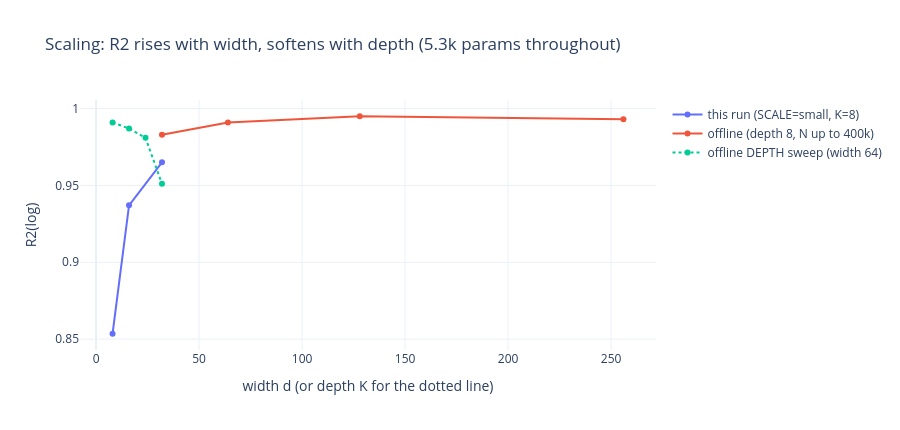

This figure's notebook cell:
### Markdown cell above
## 6. Scaling — the punchline

Run a small **width** sweep here live (params stay constant!), and compare to the
full-scale numbers we measured offline. The story: **R² *rises* with width** (the
mean-field concentration of `00_the_contest` §5 makes the moment description more
sufficient) and **softens with depth** (correlations compound). The model stays a
~5k-parameter *learned moment-propagator* across the whole competition geometry.

### Code cell
widths = [8, 16, 32]
r2_by_w = []
for w in widths:
    Ww, Fw, _ = gen(range(min(cfg["n_train"], 20000)), w, K)
    Wwe, Fwe, _ = gen(range(900_000, 900_000+cfg["n_eval"]), w, K)
    r2_by_w.append(train(E.EquivariantNet(c=cfg["channels"], phi="residual", pool="mean"),
                         Ww, Fw, Wwe, Fwe, epochs=min(cfg["epochs"], 50)))
    print(f"  width {w}: R2={r2_by_w[-1]:.3f}")

fig = go.Figure()
fig.add_trace(go.Scatter(x=widths, y=r2_by_w, mode="lines+markers", name=f"this run (SCALE={SCALE}, K={K})"))
# offline full-scale reference (depth 8): width 32/64/128/256
fig.add_trace(go.Scatter(x=[32,64,128,256], y=[0.983,0.991,0.995,0.993], mode="lines+markers",
                         name="offline (depth 8, N up to 400k)"))
fig.add_trace(go.Scatter(x=[8,16,24,32], y=[0.991,0.987,0.981,0.951], mode="lines+markers",
                         line=dict(dash="dot"), name="offline DEPTH sweep (width 64)"))
fig.update_layout(title="Scaling: R2 rises with width, softens with depth (5.3k params throughout)",
                  xaxis_title="width d (or depth K for the dotted line)", yaxis_title="R2(log)",
                  template="plotly_white", height=430); fig.show()

### Figure 1 — Plotly figure (JSON) as saved in the notebook; plotly's stock layout.template omitted (floating-point values rounded to 4 significant figures)
{"data": [{"mode": "lines+markers", "name": "this run (SCALE=small, K=8)", "type": "scatter", "x": [8, 16, 32], "y": [0.8535, 0.9371, 0.965]}, {"mode": "lines+markers", "name": "offline (depth 8, N up to 400k)", "type": "scatter", "x": [32, 64, 128, 256], "y": [0.983, 0.991, 0.995, 0.993]}, {"line": {"dash": "dot"}, "mode": "lines+markers", "name": "offline DEPTH sweep (width 64)", "type": "scatter", "x": [8, 16, 24, 32], "y": [0.991, 0.987, 0.981, 0.951]}], "layout": {"height": 430, "title": {"text": "Scaling: R2 rises with width, softens with depth (5.3k params throughout)"}, "xaxis": {"title": {"text": "width d (or depth K for the dotted line)"}}, "yaxis": {"title": {"text": "R2(log)"}}}}
